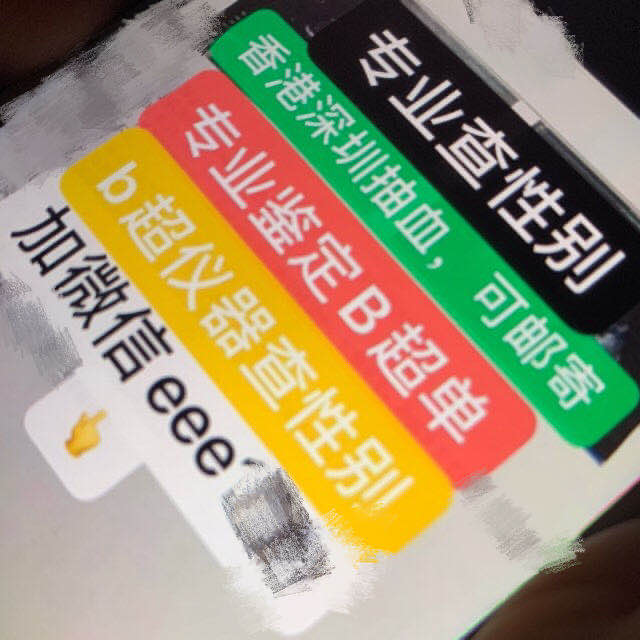
#> input picture images/1.jpg, 640 x 640 px
$ python -i load_image.py   (imports and definitions only)
#> lines starting #> are read from the running program, lines starting #| are printed output that depends on the picture
# -*- encoding: utf-8 -*-
# @Author: SWHL
# @Contact: liekkaskono@163.com
from ctypes import string_at
from io import BytesIO
from pathlib import Path
from typing import Any, Optional, Union

import cv2
import numpy as np
import requests
from PIL import Image, ImageOps, UnidentifiedImageError

from .utils import is_url

root_dir = Path(__file__).resolve().parent


class MemoryImage:
    def __init__(self, address: int, length: int):
        self.address = address
        self.length = length


class RawMemoryImage:
    """Metadata needed to read an uncompressed pixel buffer by address."""

    # [17 lines left out: function __init__, not called in this run]


InputType = Union[
    str, np.ndarray, bytes, Path, Image.Image, MemoryImage, RawMemoryImage
]


class LoadImage:
    def __init__(self):
        pass

    # [98 lines left out: functions __call__, load_img, verify_exist, exif_transpose, img_to_ndarray, convert_img, not called in this run]

    @staticmethod
    def cvt_two_to_three(img: np.ndarray) -> np.ndarray:
        """gray + alpha → BGR"""
        img_gray = img[..., 0]
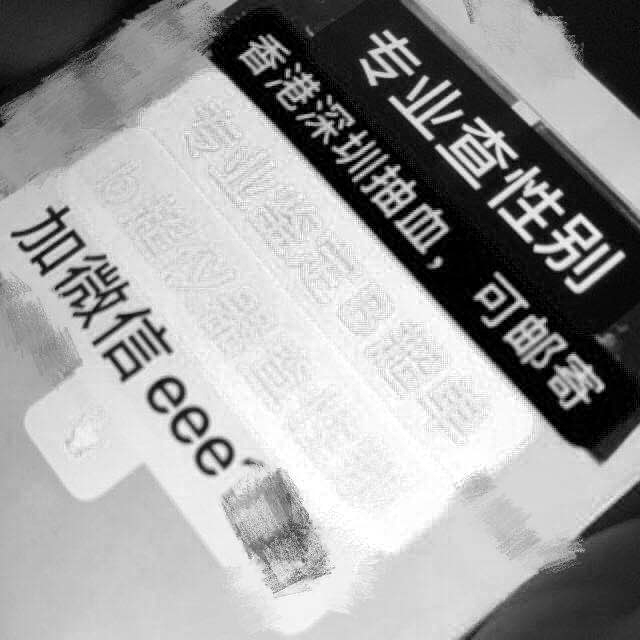
#> img_gray: shape (640, 640); min 0, max 255, mean 157.3
        img_bgr = cv2.cvtColor(img_gray, cv2.COLOR_GRAY2BGR)

        img_alpha = img[..., 1]
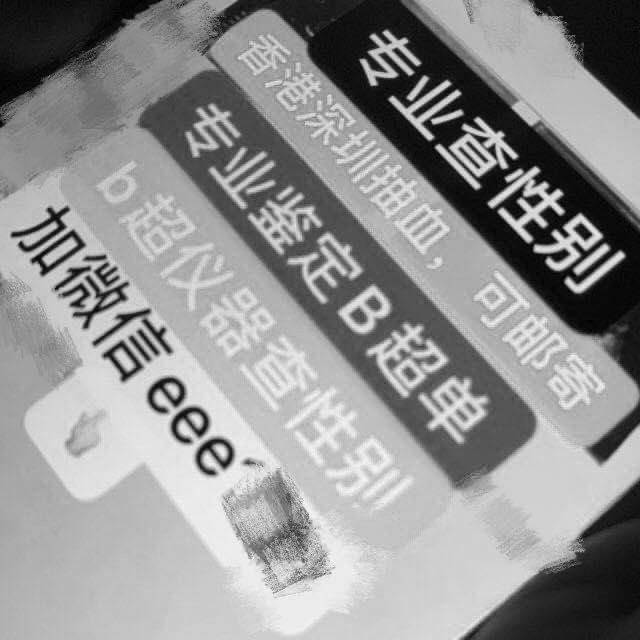
#> img_alpha: shape (640, 640); min 0, max 255, mean 145.5
        not_a = cv2.bitwise_not(img_alpha)
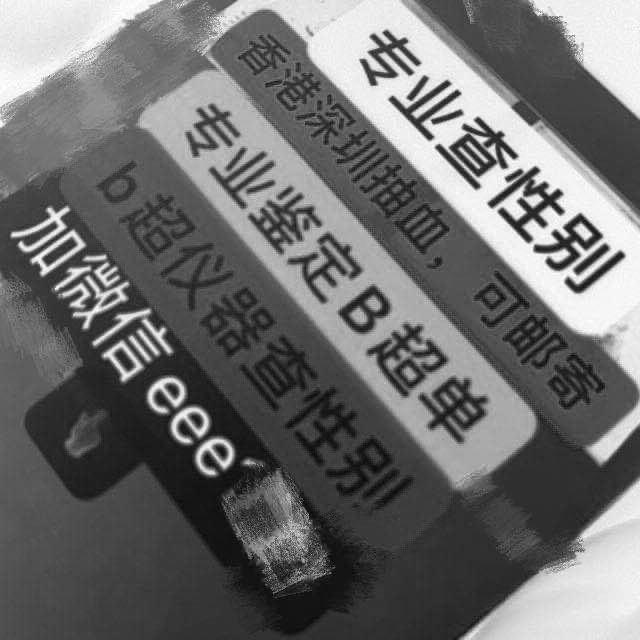
#> not_a: shape (640, 640); min 0, max 255, mean 109.5
        not_a = cv2.cvtColor(not_a, cv2.COLOR_GRAY2BGR)
#> not_a: shape (640, 640, 3)

        new_img = cv2.bitwise_and(img_bgr, img_bgr, mask=img_alpha)
        new_img = cv2.add(new_img, not_a)
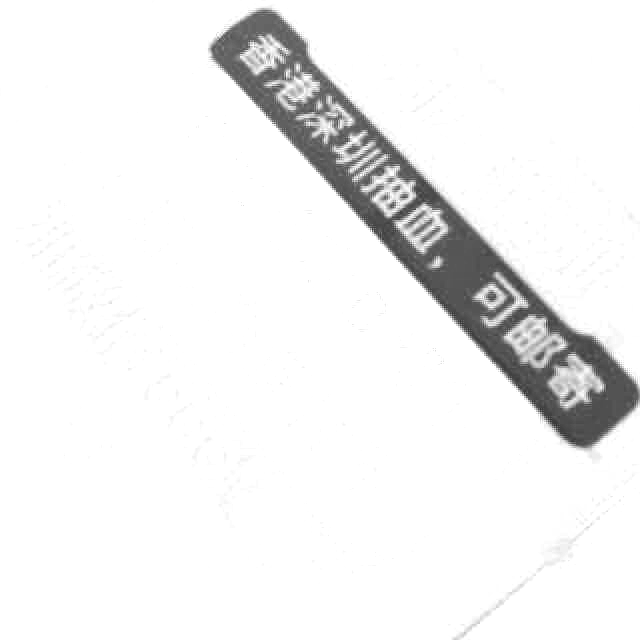
#> new_img: shape (640, 640, 3); min 42, max 255, mean 241
        return new_img

    # [114 lines left out: functions cvt_four_to_three, load_memory_image, load_raw_memory_image, not called in this run]


class LoadImageError(Exception):
    pass

>>> import cv2
>>> picture = cv2.cvtColor(cv2.imread('../../../images/1.jpg'), cv2.COLOR_BGR2RGB)
>>> result = LoadImage().cvt_two_to_three(picture)
